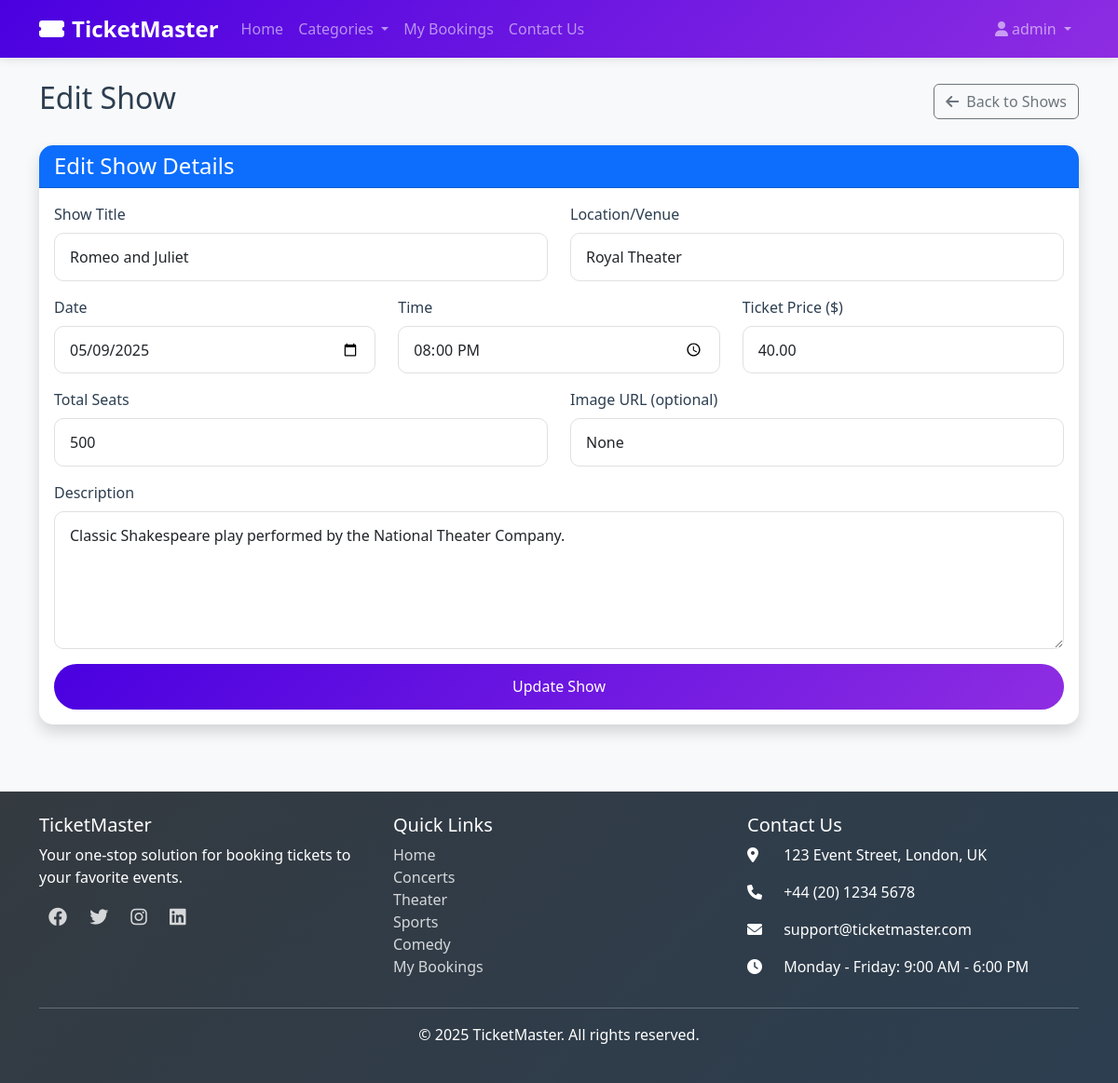
The app's page /admin-panel/shows/edit/2/ (signed in) with its own data.
### booking/models.py (models this page shows, shortened)
class Show(models.Model):
    title = models.CharField(max_length=200)
    description = models.TextField()
    date = models.DateField()
    time = models.TimeField()
    location = models.CharField(max_length=200)
    price = models.DecimalField(max_digits=10, decimal_places=2)
    total_seats = models.PositiveIntegerField()
    available_seats = models.PositiveIntegerField()
    category = models.ForeignKey(Category, on_delete=models.SET_NULL, null=True, blank=True)
    image_url = models.CharField(max_length=500, blank=True, null=True)
    created_at = models.DateTimeField(auto_now_add=True)
    updated_at = models.DateTimeField(auto_now=True)

### adminpanel/views.py (the view, shortened to what this page needs)
# urls.py: path('shows/edit/<int:show_id>/', views.ShowUpdateView.as_view(), name='show_edit'),
class ShowUpdateView(AdminRequiredMixin, View):
    def get(self, request, show_id):
        show = get_object_or_404(Show, id=show_id)
        return render(request, 'adminpanel/show_form.html', {'show': show})

### adminpanel/views.py (called while the page is built)
    def test_func(self):
        return self.request.user.is_authenticated and self.request.user.is_staff

### templates/adminpanel/show_form.html (shortened to what this page needs)
{% extends 'base.html' %}
{% block content %}
<div class="d-flex justify-content-between align-items-center mb-4">
    <h2>{% if show %}Edit{% else %}Add New{% endif %} Show</h2>
    <div>
        <a href="{% url 'adminpanel:show_list' %}" class="btn btn-outline-secondary">
            <i class="fas fa-arrow-left me-1"></i> Back to Shows
        </a>
    </div>
</div>
{% if confirm_delete %}
<div class="alert alert-danger">
    <h4 class="alert-heading">Confirm Delete</h4>
    <p>Are you sure you want to delete the show "{{ show.title }}"? This action cannot be undone.</p>
    <hr>
    <div class="d-flex justify-content-end">
        <a href="{% url 'adminpanel:show_list' %}" class="btn btn-secondary me-2">Cancel</a>
        <form method="post" action="{% url 'adminpanel:show_delete' show.id %}">
            {% csrf_token %}
            <button type="submit" class="btn btn-danger">Delete</button>
        </form>
    </div>
</div>
{% else %}
<div class="card shadow">
    <div class="card-header bg-primary text-white">
        <h4 class="mb-0">{% if show %}Edit{% else %}Add{% endif %} Show Details</h4>
    </div>
    <div class="card-body">
        <form method="post" action="{% if show %}{% url 'adminpanel:show_edit' show.id %}{% else %}{% url 'adminpanel:show_add' %}{% endif %}">
            <div class="row mb-3">
                <div class="col-md-6">
                    <label for="title" class="form-label">Show Title</label>
                    <input type="text" class="form-control" id="title" name="title"
                           value="{% if show %}{{ show.title }}{% endif %}" required>
                </div>
                <div class="col-md-6">
                    <label for="location" class="form-label">Location/Venue</label>
                    <input type="text" class="form-control" id="location" name="location"
                           value="{% if show %}{{ show.location }}{% endif %}" required>
                </div>
            </div>
            <div class="row mb-3">
                <div class="col-md-4">
                    <label for="date" class="form-label">Date</label>
                    <input type="date" class="form-control" id="date" name="date"
                           value="{% if show %}{{ show.date|date:'Y-m-d' }}{% endif %}" required>
                </div>
                <div class="col-md-4">
                    <label for="time" class="form-label">Time</label>
                    <input type="time" class="form-control" id="time" name="time"
                           value="{% if show %}{{ show.time|time:'H:i' }}{% endif %}" required>
                </div>
                <div class="col-md-4">
                    <label for="price" class="form-label">Ticket Price ($)</label>
                    <input type="number" class="form-control" id="price" name="price" step="0.01" min="0"
                           value="{% if show %}{{ show.price }}{% endif %}" required>
                </div>
            </div>
            <div class="row mb-3">
                <div class="col-md-6">
                    <label for="total_seats" class="form-label">Total Seats</label>
                    <input type="number" class="form-control" id="total_seats" name="total_seats" min="1"
                           value="{% if show %}{{ show.total_seats }}{% endif %}" required
                           {% if show %}{% if show.bookings.exists %}title="Cannot decrease once bookings exist"{% endif %}{% endif %}>
                </div>
                <div class="col-md-6">
                    <label for="image_url" class="form-label">Image URL (optional)</label>
                    <input type="url" class="form-control" id="image_url" name="image_url"
                           value="{% if show %}{{ show.image_url }}{% endif %}">
                </div>
            </div>
            <div class="mb-3">
                <label for="description" class="form-label">Description</label>
                <textarea class="form-control" id="description" name="description" rows="5" required>{% if show %}{{ show.description }}{% endif %}</textarea>
            </div>
            <div class="d-grid gap-2">
                <button type="submit" class="btn btn-primary">
                    {% if show %}Update{% else %}Create{% endif %} Show
                </button>
            </div>
        </form>
    </div>
</div>
{% endif %}
{% endblock %}

### templates/base.html (shortened to what this page needs)
<!DOCTYPE html>
<html lang="en">
<head>
    <link href="https://cdn.jsdelivr.net/npm/bootstrap@5.2.3/dist/css/bootstrap.min.css" rel="stylesheet">
    <link href="https://cdnjs.cloudflare.com/ajax/libs/font-awesome/6.0.0/css/all.min.css" rel="stylesheet">
    <link href="/static/css/main.css" rel="stylesheet">
</head>
<body>
    <nav class="navbar navbar-expand-lg navbar-dark bg-dark">
        <div class="container">
            <a class="navbar-brand" href="{% url 'booking:home' %}">
                <i class="fas fa-ticket-alt me-2"></i>TicketMaster
            </a>
            <div class="collapse navbar-collapse" id="navbarNav">
                <ul class="navbar-nav me-auto">
                    <li class="nav-item">
                        <a class="nav-link" href="{% url 'booking:home' %}">Home</a>
                    </li>
                    <li class="nav-item dropdown">
                        <a class="nav-link dropdown-toggle" href="#" id="categoriesDropdown" role="button" data-bs-toggle="dropdown">
                            Categories
                        </a>
                    </li>
                    {% if user.is_authenticated %}
                    <li class="nav-item">
                        <a class="nav-link" href="{% url 'booking:booking_history' %}">My Bookings</a>
                    </li>
                    {% endif %}
                    <li class="nav-item">
                        <a class="nav-link" href="#" data-bs-toggle="modal" data-bs-target="#contactModal">Contact Us</a>
                    </li>
                </ul>
                <ul class="navbar-nav ms-auto">
                    {% if user.is_authenticated %}
                        <li class="nav-item dropdown">
                            <a class="nav-link dropdown-toggle" href="#" id="userDropdown" role="button" data-bs-toggle="dropdown">
                                <i class="fas fa-user me-1"></i>{{ user.username }}
                            </a>
                        </li>
                    {% endif %}
                </ul>
            </div>
        </div>
    </nav>
    <div class="container py-4">
        {% block content %}{% endblock %}
    </div>
    <footer class="footer bg-dark text-white mt-5 py-4">
        <div class="container">
            <div class="row">
                <div class="col-md-4">
                    <h5>TicketMaster</h5>
                    <p>Your one-stop solution for booking tickets to your favorite events.</p>
                    <div class="social-links">
                        <a href="#" class="footer-link"><i class="fab fa-facebook"></i></a>
                        <a href="#" class="footer-link"><i class="fab fa-twitter"></i></a>
                        <a href="#" class="footer-link"><i class="fab fa-instagram"></i></a>
                        <a href="#" class="footer-link"><i class="fab fa-linkedin"></i></a>
                    </div>
                </div>
                <div class="col-md-4">
                    <h5>Quick Links</h5>
                    <ul class="list-unstyled">
                        <li><a href="{% url 'booking:home' %}" class="footer-link">Home</a></li>
                        <li><a href="{% url 'booking:home' %}?category=Concerts" class="footer-link">Concerts</a></li>
                        <li><a href="{% url 'booking:home' %}?category=Theater" class="footer-link">Theater</a></li>
                        <li><a href="{% url 'booking:home' %}?category=Sports" class="footer-link">Sports</a></li>
                        <li><a href="{% url 'booking:home' %}?category=Comedy" class="footer-link">Comedy</a></li>
                        {% if user.is_authenticated %}
                        <li><a href="{% url 'booking:booking_history' %}" class="footer-link">My Bookings</a></li>
                        {% endif %}
                    </ul>
                </div>
                <div class="col-md-4">
                    <h5>Contact Us</h5>
                    <div class="contact-info">
                        <p><i class="fas fa-map-marker-alt"></i> 123 Event Street, London, UK</p>
                        <p><i class="fas fa-phone"></i> +44 (20) 1234 5678</p>
                        <p><i class="fas fa-envelope"></i> support@ticketmaster.com</p>
                        <p><i class="fas fa-clock"></i> Monday - Friday: 9:00 AM - 6:00 PM</p>
                    </div>
                </div>
            </div>
            <hr>
            <div class="text-center">
                <p>&copy; {% now "Y" %} TicketMaster. All rights reserved.</p>
            </div>
        </div>
    </footer>
</body>
</html>

### static/css/main.css (style rules this page uses)
:root { --primary-color: #4a00e0; --secondary-color: #8e2de2; --accent-color: #ff6b6b; --text-color: #2c3e50; --light-bg: #f8f9fa; --dark-bg: #343a40; }
body { background-color: var(--light-bg); font-family: 'Poppins', 'Segoe UI', sans-serif; color: var(--text-color); min-height: 100vh; display: flex; flex-direction: column; }
.navbar { background: linear-gradient(135deg, var(--primary-color), var(--secondary-color)) !important; box-shadow: 0 2px 10px rgba(0, 0, 0, 0.1); }
.navbar-brand { font-weight: 600; font-size: 1.5rem; }
.footer { background: linear-gradient(135deg, var(--dark-bg), #2c3e50) !important; margin-top: auto; padding: 2rem 0; }
.card { border: none; border-radius: 15px; overflow: hidden; transition: all 0.3s ease; box-shadow: 0 5px 15px rgba(0, 0, 0, 0.05); }
.btn-primary { background: linear-gradient(135deg, var(--primary-color), var(--secondary-color)); border: none; padding: 0.8rem 1.5rem; border-radius: 50px; font-weight: 500; transition: all 0.3s ease; }
.form-control { border-radius: 10px; padding: 0.8rem 1rem; border: 1px solid #e0e0e0; }

### templates/base.html (style rules this page uses)
.footer-link { color: rgba(255, 255, 255, 0.8); text-decoration: none; transition: color 0.3s; }
.contact-info i { width: 25px; margin-right: 10px; }
.social-links { margin-top: 15px; }
.social-links a { margin: 0 10px; font-size: 20px; }

### records on screen
Show: title "Romeo and Juliet", location "Royal Theater", date "05/09/2025", time "20:00", price "40.00", total_seats "500", image_url "None", description "Classic Shakespeare play performed by the National Theater Company."

### other values on screen
{{ user.username }} "admin"
